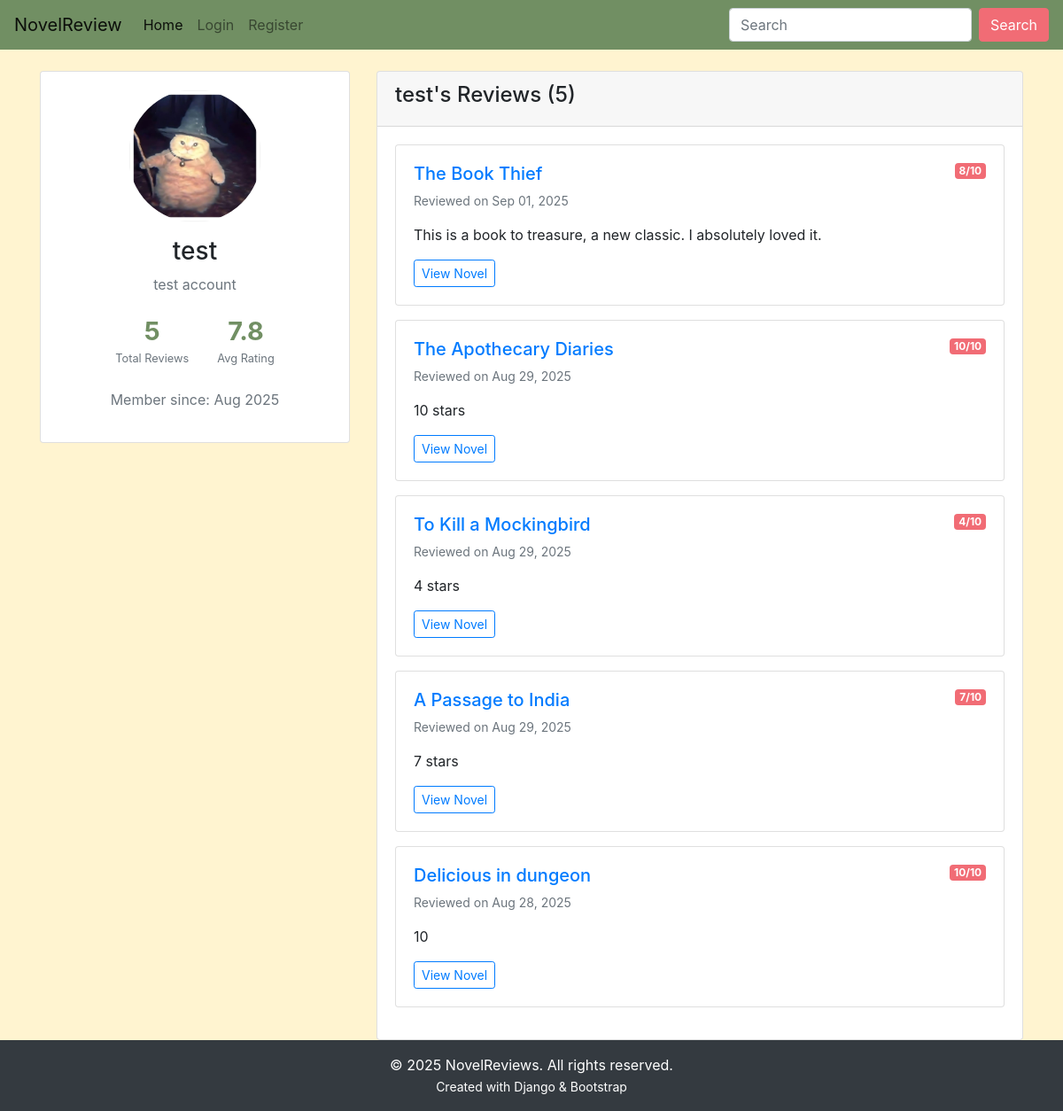
The page /user/test/ on the database its author committed.
### main/models.py (models this page shows, shortened)
class Profile(models.Model):
    user = models.OneToOneField(User, on_delete=models.CASCADE)
    bio = models.TextField(max_length=500, blank=True, null=True)
    profile_picture = models.ImageField(upload_to='profile_pics/', blank=True, null=True)

class Review(models.Model):
    user = models.ForeignKey(User, on_delete=models.CASCADE)
    novel = models.ForeignKey('Novel', on_delete=models.CASCADE)
    comment = models.TextField()
    rating = models.IntegerField(choices=[(i, i) for i in range(1, 11)])
    created_at = models.DateTimeField(auto_now_add=True)

class Novel(models.Model):
    name = models.CharField(max_length=300)
    author = models.CharField(max_length=300)
    description = models.TextField(max_length=5000)
    release_date = models.DateField()
    averageRating = models.FloatField(default=0)
    image = models.URLField(default=None, null=True, max_length=500)
    genres = models.ManyToManyField('Genre', blank=True)

### main/views.py (the view)
# urls.py: path('user/<str:username>/', views.user_profile, name='user_profile'),
def user_profile(request, username):
    profile_user = get_object_or_404(User, username=username)
    user_reviews = Review.objects.filter(user=profile_user).select_related('novel')
    total_reviews = user_reviews.count()
    average_rating = user_reviews.aggregate(Avg('rating'))['rating__avg'] or 0
    recent_reviews = user_reviews.order_by('-created_at')[:5]
    context = {
        'profile_user': profile_user,
        'reviews': recent_reviews,
        'total_reviews': total_reviews,
        'average_rating': round(average_rating, 1),
        'is_own_profile': request.user == profile_user,
    }
    return render(request, 'main/user_profile.html', context)

### main/templates/main/user_profile.html (shortened to what this page needs)
{% extends 'main/base.html' %}
{% load static %}
{% block content %}
<div class="container mt-4">
    <div class="row">
        <div class="col-md-4">
            <div class="card">
                <div class="card-body text-center">
                    {% if profile_user.profile.profile_picture %}
                    <img src="{{ profile_user.profile.profile_picture.url }}"
                         alt="{{ profile_user.username }}"
                         class="img-fluid rounded-circle mb-3"
                         style="width: 150px; height: 150px; object-fit: cover;">
                    {% else %}
                    <div class="bg-secondary rounded-circle d-inline-flex align-items-center justify-content-center mb-3"
                         style="width: 150px; height: 150px;">
                        <span class="text-white display-4">{{ profile_user.username|first|upper }}</span>
                    </div>
                    {% endif %}
                    <h3>{{ profile_user.username }}</h3>
                    {% if profile_user.profile.bio %}
                    <p class="text-muted">{{ profile_user.profile.bio }}</p>
                    {% endif %}
                    <div class="user-stats">
                        <div class="stat-item">
                            <h4>{{ total_reviews }}</h4>
                            <small>Total Reviews</small>
                        </div>
                        <div class="stat-item">
                            <h4>{{ average_rating }}</h4>
                            <small>Avg Rating</small>
                        </div>
                    </div>
                    <p class="text-muted">Member since: {{ profile_user.date_joined|date:"M Y" }}</p>
                </div>
            </div>
        </div>
        <div class="col-md-8">
            <div class="card">
                <div class="card-header">
                    <h4>
                        {% if is_own_profile %}
                        My Reviews
                        {% else %}
                        {{ profile_user.username }}'s Reviews
                        {% endif %}
                        ({{ total_reviews }})
                    </h4>
                </div>
                <div class="card-body">
                    {% if reviews %}
                        {% for review in reviews %}
                        <div class="card mb-3">
                            <div class="card-body">
                                <div class="d-flex justify-content-between align-items-start">
                                    <h5>
                                        <a href="{% url 'main:detail' review.novel.id %}">{{ review.novel.name }}</a>
                                    </h5>
                                    <span class="badge bg-primary">{{ review.rating }}/10</span>
                                </div>
                                <p class="text-muted small">Reviewed on {{ review.created_at|date:"M d, Y" }}</p>
                                <p>{{ review.comment|truncatewords:50 }}</p>
                                <a href="{% url 'main:detail' review.novel.id %}" class="btn btn-sm btn-outline-primary">
                                    View Novel
                                </a>
                            </div>
                        </div>
                        {% endfor %}
                    {% endif %}
                </div>
            </div>
        </div>
    </div>
</div>
{% endblock %}

### main/static/css/main.css (style rules this page uses)
html, body { height: 100%; margin: 0; }
body { background-color: #fff4d0; display: flex; flex-direction: column; min-height: 100vh; }
.stat-item h4 { margin: 0; color: #718f63; font-weight: bold; font-size: 1.8rem; }
.bg-primary { background-color: #f16c75 !important; color: #ffffff; }
.user-stats { display: flex; justify-content: center; gap: 2rem; margin: 1.5rem 0; }
.stat-item { text-align: center; }
.stat-item small { color: #6c757d; font-size: 0.8rem; }

### rows shown on the page
Review: novel.name "The Book Thief", rating "8", created_at "Sep 01, 2025", comment "This is a book to treasure, a new classic. I absolutely loved it."
Review: novel.name "The Apothecary Diaries", rating "10", created_at "Aug 29, 2025", comment "10 stars"
Review: novel.name "To Kill a Mockingbird", rating "4", created_at "Aug 29, 2025", comment "4 stars"
Review: novel.name "A Passage to India", rating "7", created_at "Aug 29, 2025", comment "7 stars"
Review: novel.name "Delicious in dungeon", rating "10", created_at "Aug 28, 2025", comment "10"

### other values the page prints
{{ profile_user.username }} "test"
{{ profile_user.profile.bio }} "test account"
{{ total_reviews }} "5"
{{ average_rating }} "7.8"
{{ profile_user.date_joined|date:"M Y" }} "Aug 2025"
